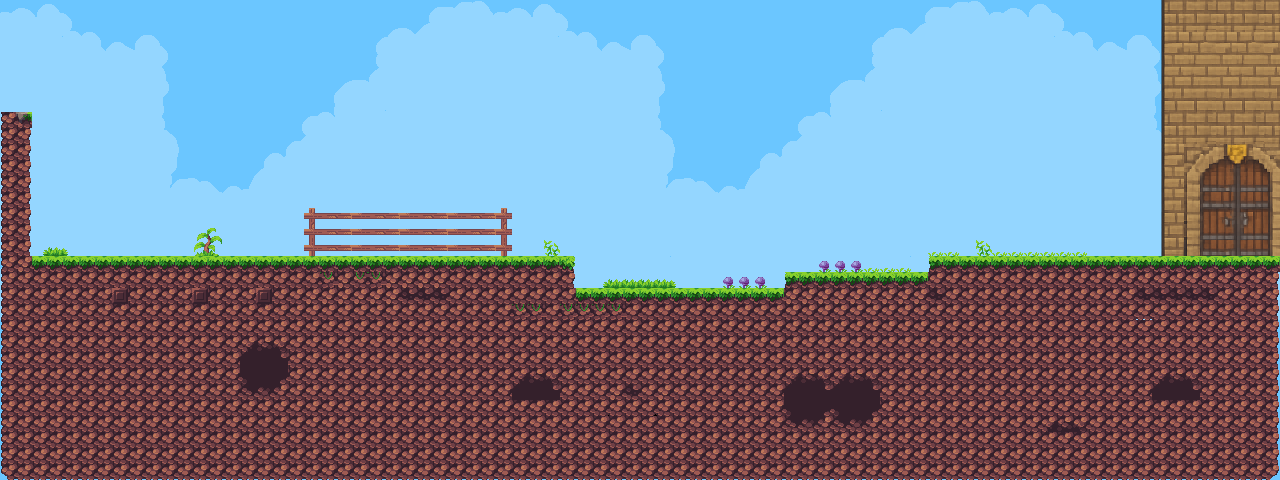

Rendered tile map (Tiled .tmx) drawn with the repository's tilesets; below, a short description and the map source with its tile grids summarised:
An orthogonal 80x30 tile map with 16x16 px tiles, 5 tile layers (fundo, decoracao, castle, porta, ...), 3 tilesets and 6 objects.

<map version="1.10" tiledversion="1.11.2" orientation="orthogonal" renderorder="right-down" width="80" height="30" tilewidth="16" tileheight="16" infinite="0" nextlayerid="12" nextobjectid="10">
 <editorsettings>
  <export target="sem título.json" format="json" />
 </editorsettings>
 <tileset firstgid="1" name="Assets" tilewidth="16" tileheight="16" tilecount="625" columns="25">
  <image source="Tiles/Assets/Assets.png" width="400" height="400" />
 </tileset>
 <tileset firstgid="626" name="Background_2" tilewidth="16" tileheight="16" tilecount="527" columns="31">
  <image source="Tiles/Assets/Background_2.png" width="496" height="272" />
 </tileset>
 <tileset firstgid="1153" name="Castle" tilewidth="16" tileheight="16" tilecount="1024" columns="32">
  <image source="Tiles/Assets/Castle.png" width="512" height="512" />
 </tileset>
 <layer id="1" name="fundo" width="80" height="30">
  <data>[2400 cells, 1600 non-empty, 496 distinct tile ids]</data>
 </layer>
 <layer id="8" name="decoracao" width="80" height="30">
  <data>[2400 cells, 43 non-empty, 13 distinct tile ids]</data>
 </layer>
 <layer id="6" name="castle" width="80" height="30">
  <data>[2400 cells, 277 non-empty, 42 distinct tile ids]</data>
 </layer>
 <layer id="7" name="porta" width="80" height="30">
  <data>[2400 cells, 46 non-empty, 33 distinct tile ids]</data>
 </layer>
 <layer id="4" name="chão" width="80" height="30">
  <data>[2400 cells, 1103 non-empty, 37 distinct tile ids]</data>
 </layer>
 <objectgroup id="11" name="obj_chao_0">
  <object id="1" x="0.666667" y="112" width="29.3333" height="147.5" />
  <object id="6" x="1184" y="144" width="94.6666" height="113.667" />
  <object id="2" x="0" y="256.634" width="573.417" height="220.366" />
  <object id="3" x="929.917" y="256" width="350.417" height="220.333" />
  <object id="5" x="785.417" y="272.455" width="145.667" height="203.545" />
  <object id="4" x="570.667" y="288.333" width="216.917" height="188" />
 </objectgroup>
</map>
